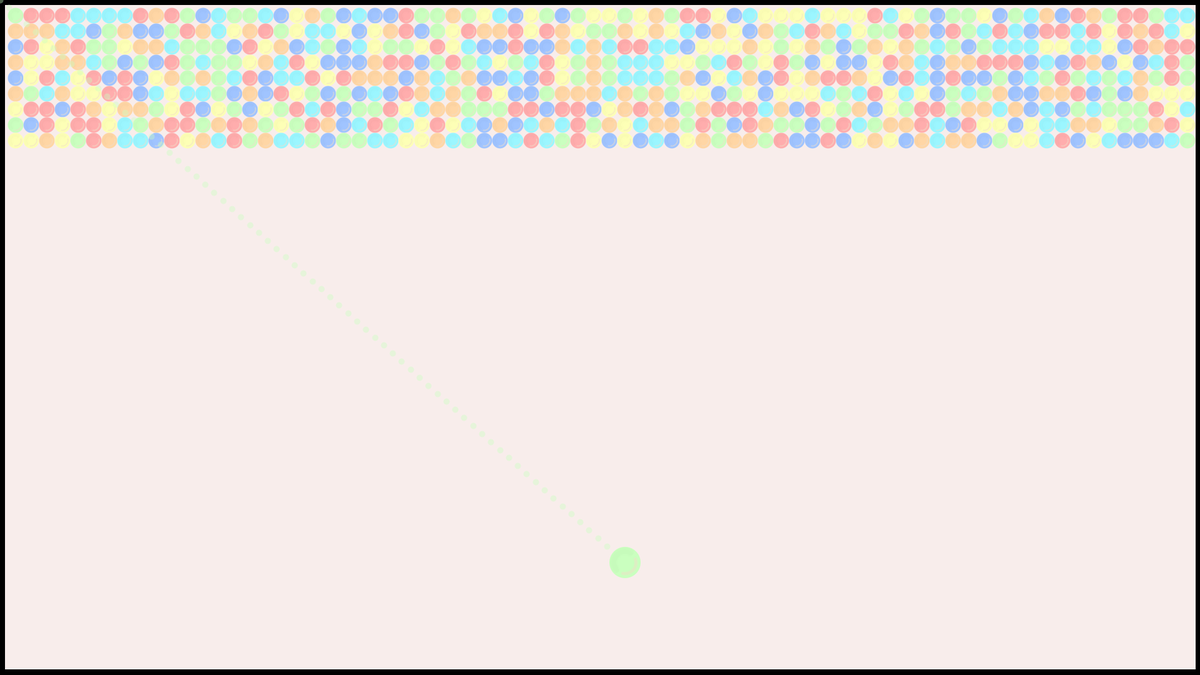
Frame 1 (no input)
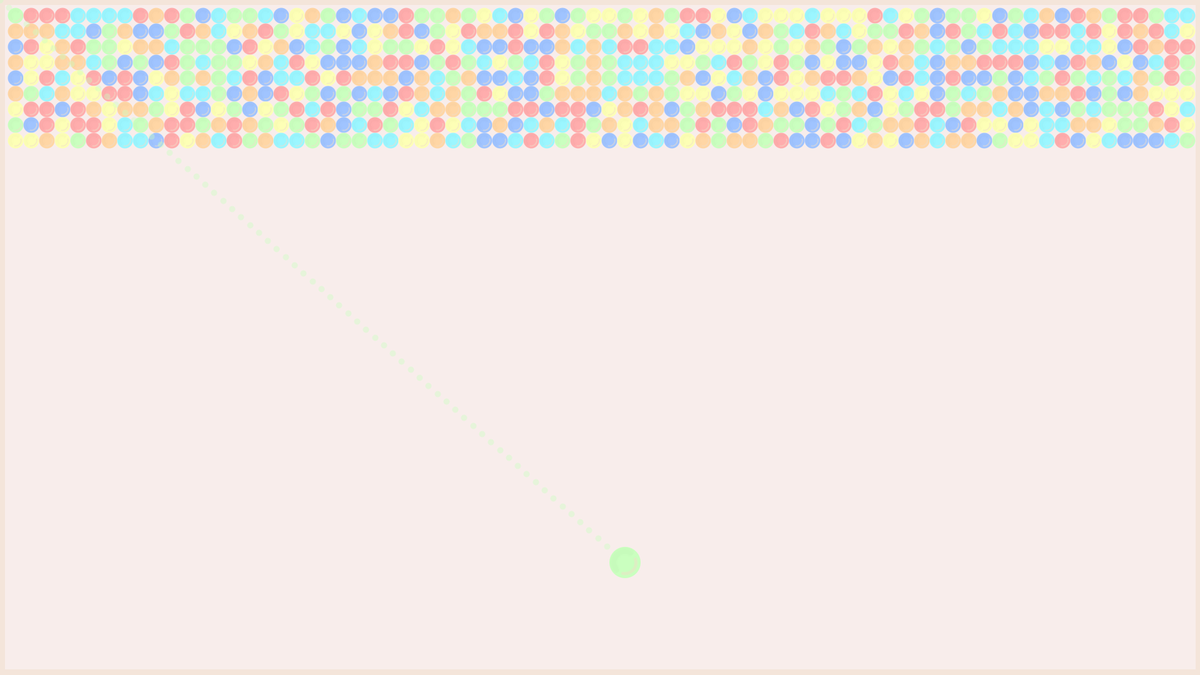
Frame 60 (the mouse pressed at the canvas centre just before this capture)
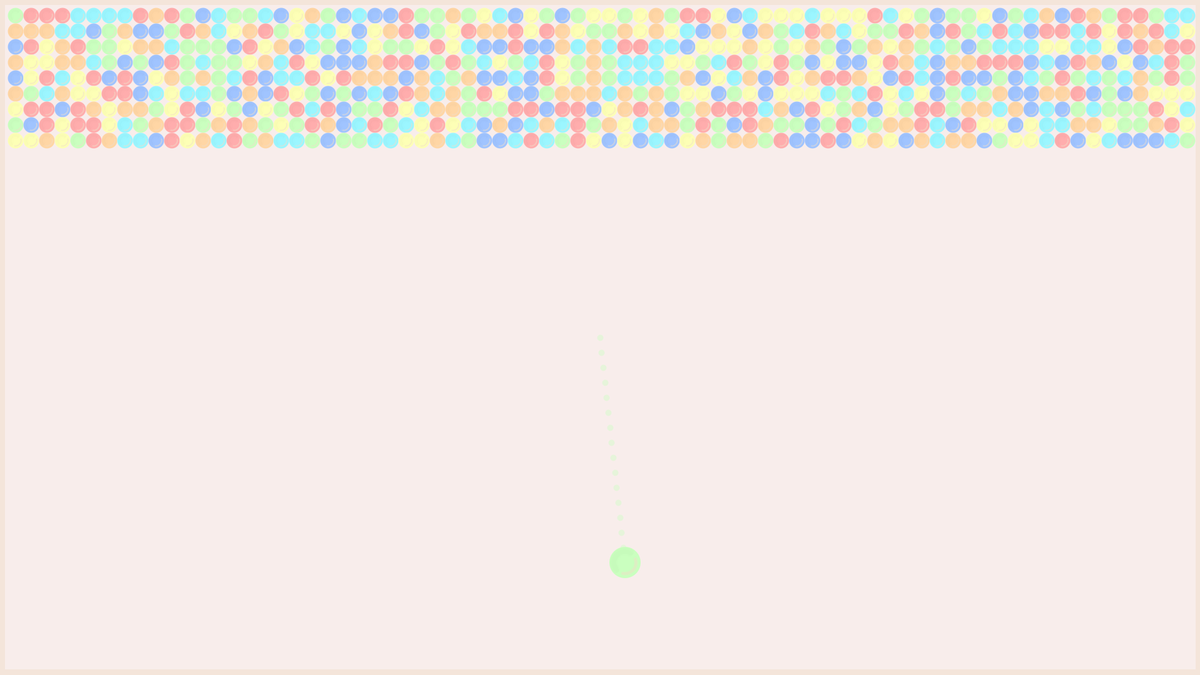
Frame 120 (the mouse held since frame 60 and released just before this capture)

The Processing sketch that drew these frames (run headless with seeded random() and noise(); from frame 60 on, the mouse is pressed at the canvas centre):

// Processing sketch: bubbleShooter
// ── bubbleShooter.pde
import java.util.Arrays;
import java.lang.Math;


int[][] colors = {
  {255, 173, 173}, // color 1
  {255, 214, 165}, // color 2
  {253, 255, 182}, // color 3
  {202, 255, 191}, // color 4
  {155, 246, 255}, // color 5
  {160, 196, 255}, // color 6
  {189, 178, 255}   // color 7
};

byte[][] bubbleGrid = new byte[76][9];  // grid to store bubble colors
byte[] bubblesAvailable = new byte[63]; // available bubbles to shoot
int centerX = 800;  // center of the aiming point (x-axis)
int centerY = 700;  // center of the aiming point (y-axis)

void setup()
{
  size(1920, 1080);  // set the screen size

  // store colors of the bubbles at the top of the screen in a 2 dimensional array
  for (int x = 0; x < 76; x++) {
    for (int y = 0; y < 9; y++) {
      bubbleGrid[x][y] = generateBubbleColor(); // assign a random color to each bubble in the grid
    }
  }

  // generate 63 random colored bubbles to shoot
  for (int i = 0; i<63; i++) {
    bubblesAvailable[i] = generateBubbleColor(); // fill bubblesAvailable with random colors
  }
}

void draw() {
  background(#f8edeb);  // set the background color

  noFill();
  strokeWeight(15);  // set the border thickness
  rect(0, 0, 1920, 1078);  // draw the border for the screen

  // draw bubbles at the top of the screen
  for (int x = 0; x < 76; x++) {
    for (int y = 0; y < 9; y++) {
      bubble(bubbleGrid[x][y], (x-7)*25, (y-7)*25, 1);  // draw each bubble on the grid
    }
  }

  // draw the aiming dotted line
  strokeWeight(10);  // set the thickness of the line
  float distance = dist(centerX, centerY, mouseX, mouseY);  // calculate distance from center to mouse
  int numberOfPoints = (int)distance / 15;  // determine how many points to draw on the line
  
  // set the color of the line based on the bubble available to shoot
  stroke(colors[bubblesAvailable[0]][0], colors[bubblesAvailable[0]][1], colors[bubblesAvailable[0]][2], 100);
  
  // draw the dotted line by creating points between the center and mouse position
  for (int i = 0; i <= numberOfPoints; i++) {
    float x = lerp(centerX + 200, mouseX, i / (float)numberOfPoints);  // calculate x position
    float y = lerp(centerY + 200, mouseY, i / (float)numberOfPoints);  // calculate y position
    point(x, y);  // draw the point at (x, y)
  }

  bubblesToShoot();  // call function to show bubble ready to shoot
}

void bubblesToShoot() {
  bubble(bubblesAvailable[0], centerX, centerY, 2);  // draw the next bubble to shoot at the center
}

byte generateBubbleColor() {
  return (byte)random(0, 6);  // generate a random color index between 0 and 6
}

void bubble(int colorIndex, int x, int y, int size) {
  int bubbleX = 200 + x;  // adjust x position of the bubble
  int bubbleY = 200 + y;  // adjust y position of the bubble
  int bubbleSize = 25 * size;  // calculate size of the bubble

  // main circle (the bubble itself)
  noStroke();
  fill(colors[colorIndex][0], colors[colorIndex][1], colors[colorIndex][2]);  // set fill color based on bubble color
  circle(bubbleX, bubbleY, bubbleSize);  // draw the bubble

  // inner shadow
  noFill();  // no fill for the shadow arcs
  for (int i = 1; i < 12; i = i * 2) {
    stroke(0, 0, 0, 1);  // set stroke color for shadow
    strokeWeight(bubbleSize / 5);  // set stroke thickness for shadow
    arc(bubbleX, bubbleY, bubbleSize - bubbleSize / 5 - i, bubbleSize - bubbleSize / 5 - i, radians(140), radians(300));  // draw shadow arc
  }

  // highlight on the bubble
  noFill();  // no fill for highlight
  strokeWeight(bubbleSize / 10);  // set stroke thickness for highlight
  stroke(240, 220, 200, 120);  // set stroke color for highlight
  arc(bubbleX, bubbleY, bubbleSize * 0.70, bubbleSize * 0.70, radians(-20), radians(100));  // draw highlight arc
}
